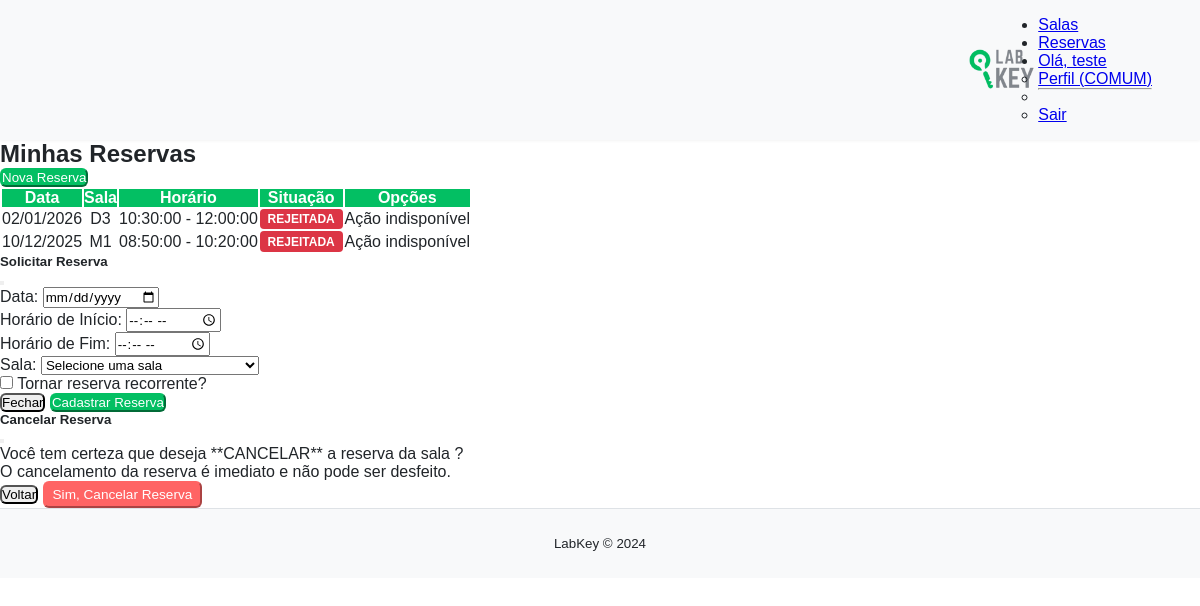
Page /reservas (signed in) on the earlier database version.
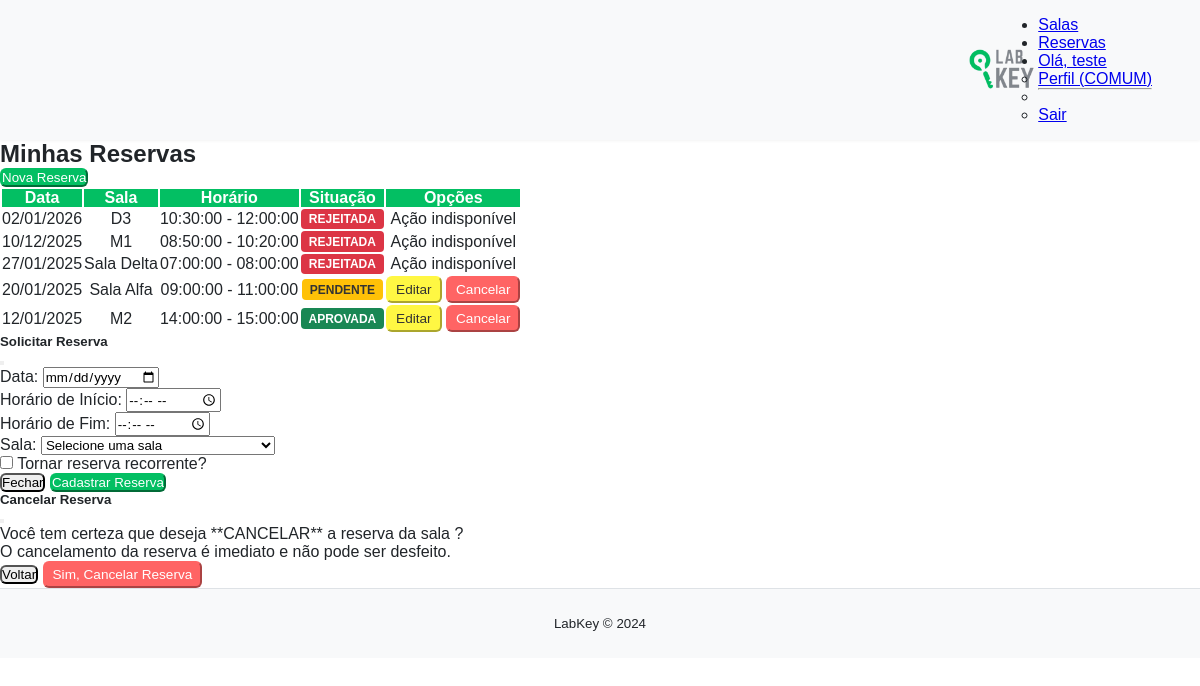
Same page on the later database version.
### models/models.py (models this page shows)
class ReservaBase(SQLModel):
    data: date = Field(description="Data da reserva")
    hora_inicio: time = Field(description="Hora de início")
    hora_fim: time = Field(description="Hora de término")
    status: StatusReserva = Field(default=StatusReserva.PENDENTE, description="Status atual da reserva")

class Reserva(ReservaBase, table=True):
    id: Optional[int] = Field(default=None, primary_key=True)
    usuario_id: int = Field(foreign_key="usuario.id")
    sala_id: int = Field(foreign_key="sala.id")
    usuario: Optional[Usuario] = Relationship(back_populates="reservas")
    sala: Optional[Sala] = Relationship(back_populates="reservas")

class SalaBase(SQLModel):
    nome: str = Field(unique=True, index=True, description="Nome identificador da sala")
    descricao: Optional[str] = Field(default=None, description="Descrição da sala")
    capacidade: int = Field(description="Capacidade máxima de pessoas")
    localizacao: Optional[str] = Field(default=None, description="Localização física da sala") # Opcional
    recursos: Optional[str] = Field(default=None, description="Equipamentos ou recursos disponíveis") # Opcional

class Sala(SalaBase, table=True):
    id: Optional[int] = Field(default=None, primary_key=True)
    reservas: List["Reserva"] = Relationship(back_populates="sala")

### main.py (the view)
@app.get("/reservas", summary="Página de Reservas (Unificada)")
def reservas_page(request: Request, session: Session = Depends(get_session)):
    if "usuario_id" not in request.session:
        return RedirectResponse(url="/login", status_code=status.HTTP_303_SEE_OTHER)
    nome = request.session.get("nome")
    tipo = request.session.get("tipo_usuario")
    usuario_id = request.session.get("usuario_id")
    if tipo == TipoUsuario.ADMINISTRADOR.value:
        reservas_exibidas = session.exec(
            select(Reserva).order_by(Reserva.data.desc())
        ).all()
    else:
        reservas_exibidas = session.exec(
            select(Reserva).where(Reserva.usuario_id == usuario_id).order_by(Reserva.data.desc())
        ).all()
    salas = session.exec(select(Sala)).all()
    return templates.TemplateResponse(
        "reservas.html",
        {
            "request": request,
            "nome": nome,
            "tipo_usuario": tipo,
            "todas_as_reservas": reservas_exibidas,
            "salas_disponiveis": salas,
        }
    )

### templates/reservas.html (shortened to what this page needs)
{% extends "base_dashboard.html" %}
{% block content %}
<div class="container my-5">
    <h2 class="text-center mb-5">
        {% if tipo_usuario == 'ADMINISTRADOR' %}
            Todas as Reservas
        {% else %}
            Minhas Reservas
        {% endif %}
    </h2>
{% if tipo_usuario != 'ADMINISTRADOR' %}
    <div class="d-flex justify-content-end mb-4">
        <button
            class="btn btn-nova-reserva"
            type="button"
            data-coreui-toggle="modal"
            data-coreui-target="#modalCadastroReserva"
        >
             Nova Reserva
        </button>
    </div>
{% endif %}
    <div class="table-responsive">
        <table class="table table-bordered table-hover">
            <thead>
                <tr>
                    <th scope="col">Data</th>
                    <th scope="col">Sala</th>
                    <th scope="col">Horário</th>
                    <th scope="col">Situação</th>
                    <th scope="col">Opções</th>
                </tr>
            </thead>
            <tbody>
                {% for reserva in todas_as_reservas %}
                <tr>
                    <td>{{ reserva.data | date_format('%d/%m/%Y') }}</td>
                    <td>{{ reserva.sala.nome }}</td>
                    <td>{{ reserva.hora_inicio }} - {{ reserva.hora_fim }}</td>
                    <td>
                        {% set status_string = reserva.status.value | default(reserva.status) %}
                        <span class="status-badge status-{{ status_string | lower }}">
                            {{ status_string | upper }}
                        </span>
                    </td>
                    <td>
                        {% if tipo_usuario == 'ADMINISTRADOR' %}
                            {% if reserva.status.value == 'Pendente' %}
                                <button
                                    class="btn btn-aprovar btn-status-admin"
                                    type="button"
                                    data-reserva-id="{{ reserva.id }}"
                                    data-novo-status="Aprovada"
                                >
                                    Aprovar
                                </button>
                                <button
                                    class="btn btn-rejeitar btn-status-admin"
                                    type="button"
                                    data-reserva-id="{{ reserva.id }}"
                                    data-novo-status="Rejeitada"
                                >
                                    Rejeitar
                                </button>
                            {% elif reserva.status.value == 'Aprovada' %}
                                <button
                                    class="btn btn-rejeitar btn-status-admin"
                                    type="button"
                                    data-reserva-id="{{ reserva.id }}"
                                    data-novo-status="Rejeitada"
                                >
                                    Rejeitar
                                </button>
                            {% else %}
                                <span class="text-muted">Status Finalizado</span>
                            {% endif %}
                        {% else %}
                            {% if reserva.status.value == 'Pendente' or reserva.status.value == 'Aprovada' %}
                                <button
                                    class="btn btn-editar-reserva"
                                    type="button"
                                    data-reserva-id="{{ reserva.id }}"
                                    data-reserva-data="{{ reserva.data }}"
                                    data-reserva-inicio="{{ reserva.hora_inicio }}"
                                    data-reserva-fim="{{ reserva.hora_fim }}"
                                    data-reserva-sala-id="{{ reserva.sala.id }}"
                                    data-coreui-toggle="modal"
                                    data-coreui-target="#modalCadastroReserva"
                                >
                                    Editar
                                </button>
                                <button
                                    class="btn btn-cancelar-reserva"
                                    type="button"
                                    data-reserva-id="{{ reserva.id }}"
                                    data-reserva-nome="{{ reserva.sala.nome }}"
                                    data-coreui-toggle="modal"
                                    data-coreui-target="#modalCancelamento"
                                >
                                    Cancelar
                                </button>
                            {% else %}
                                <span class="text-muted">Ação indisponível</span>
                            {% endif %}
                        {% endif %}
                    </td>
                </tr>
                {% endfor %}
            </tbody>
        </table>
    </div>
    <div
        class="modal fade"
        id="modalCadastroReserva"
        tabindex="-1"
        aria-labelledby="modalCadastroReservaLabel"
        aria-hidden="true"
    >
        <div class="modal-dialog">
            <div class="modal-content">
                <form id="formReserva" data-reserva-id="">
                    <div class="modal-header">
                        <h5 class="modal-title" id="modalCadastroReservaLabel">
                            Solicitar Reserva
                        </h5>
                        <button
                            class="btn-close"
                            type="button"
                            data-coreui-dismiss="modal"
                            aria-label="Fechar"
                        ></button>
                    </div>
                    <div class="modal-body">
                        <div class="mb-3">
                            <label for="reservaData" class="form-label">Data:</label>
                            <input
                                class="form-control"
                                id="reservaData"
                                name="data"
                                type="date"
                                required
                            />
                        </div>
                        <div class="row">
                            <div class="col-6 mb-3">
                                <label for="horaInicio" class="form-label">Horário de Início:</label>
                                <input
                                    class="form-control"
                                    id="horaInicio"
                                    name="hora_inicio"
                                    type="time"
                                    required
                                />
                            </div>
                            <div class="col-6 mb-3">
                                <label for="horaFim" class="form-label">Horário de Fim:</label>
                                <input
                                    class="form-control"
                                    id="horaFim"
                                    name="hora_fim"
                                    type="time"
                                    required
                                />
                            </div>
                        </div>
                        <div class="mb-3">
                            <label for="salaId" class="form-label">Sala:</label>
                            <select class="form-control" id="salaId" name="sala_id" required>
                                <option value="" disabled selected>Selecione uma sala</option>
                            </select>
                        </div>
                        <div class="form-check mb-3">
                            <input
                                class="form-check-input"
                                id="reservaRecorrente"
                                name="recorrente"
                                type="checkbox"
                            />
                            <label class="form-check-label" for="reservaRecorrente">
                                Tornar reserva recorrente?
                            </label>
                        </div>
                    </div>
                    <div class="modal-footer">
                        <button
                            class="btn btn-secondary"
                            type="button"
                            data-coreui-dismiss="modal"
                        >
                            Fechar
                        </button>
                        <button class="btn save-btn" type="submit" id="btnSalvarReserva">
                            Cadastrar Reserva
                        </button>
                    </div>
                </form>
            </div>
        </div>
    </div>
    <div class="modal fade" id="modalCancelamento" tabindex="-1" aria-labelledby="modalCancelamentoLabel" aria-hidden="true">
        <div class="modal-dialog">
            <div class="modal-content">
                <div class="modal-header bg-danger text-white">
                    <h5 class="modal-title" id="modalCancelamentoLabel">Cancelar Reserva</h5>
                    <button class="btn-close btn-close-white" type="button" data-coreui-dismiss="modal" aria-label="Fechar"></button>
                </div>
                <div class="modal-body">
                    <p>Você tem certeza que deseja **CANCELAR** a reserva da sala <strong id="nomeSalaCancelamento"></strong>?</p>
                    <p class="text-danger">O cancelamento da reserva é imediato e não pode ser desfeito.</p>
                </div>
                <div class="modal-footer">
                    <button class="btn btn-secondary" type="button" data-coreui-dismiss="modal">Voltar</button>
                    <button class="btn btn-cancelar-reserva" type="button" id="confirmarCancelamento">Sim, Cancelar Reserva</button>
                </div>
            </div>
        </div>
    </div>
</div>
{% endblock %}

### templates/base_dashboard.html (shortened to what this page needs)
<!DOCTYPE html>
<html lang="pt-BR">
  <head>
    <link
      href="https://cdn.jsdelivr.net/npm/@coreui/coreui@5.4.3/dist/css/coreui.min.css"
      rel="stylesheet"
    />
    <link rel="stylesheet" href="/static/css/style.css" />
  </head>
  <body>
    <div class="dsbd-container">
      <nav class="dsbd-nav navbar navbar-expand-lg">
        <a class="navbar-brand" href="/dashboard"
          ><img id="labkey-logo" src="/static/images/logo_labkey.png" alt=""
        /></a>
        <ul class="navbar-nav ms-auto">
          <li class="nav-item"><a class="nav-link" href="/salas">Salas</a></li>
          <li class="nav-item">
            <a class="nav-link" href="/reservas">Reservas</a>
          </li>
          {% if nome %}
          <li class="nav-item dropdown">
            <a
              class="nav-link dropdown-toggle"
              href="#"
              id="navbarDropdown"
              role="button"
              data-coreui-toggle="dropdown"
              aria-expanded="false"
            >
              Olá, {{ nome.split(' ')[0] }}
            </a>
            <ul
              class="dropdown-menu dropdown-menu-end"
              aria-labelledby="navbarDropdown"
            >
              <li>
                <a class="dropdown-item" href="#"
                  >Perfil ({{ tipo_usuario }})</a
                >
              </li>
              <li><hr class="dropdown-divider" /></li>
              <li><a class="dropdown-item" href="/logout">Sair</a></li>
            </ul>
          </li>
          {% else %}
          <li class="nav-item">
            <a class="btn btn-outline-danger ms-3" href="/logout">Sair</a>
          </li>
          {% endif %}
        </ul>
      </nav>
      <main class="dsbd-main container py-4">
        {% block content %}{% endblock %}
      </main>
      <footer class="dsbd-footer text-center py-3 mt-auto">
        <small>LabKey &copy; 2024</small>
      </footer>
    </div>
  </body>
</html>

Differences in the rows shown:
added Reserva: data "27/01/2025", sala.nome "Sala Delta", hora_inicio "07:00:00", hora_fim "08:00:00", status "REJEITADA", shows "Ação indisponível"
added Reserva: data "20/01/2025", sala.nome "Sala Alfa", hora_inicio "09:00:00", hora_fim "11:00:00", status "PENDENTE"
added Reserva: data "12/01/2025", sala.nome "M2", hora_inicio "14:00:00", hora_fim "15:00:00", status "APROVADA"
